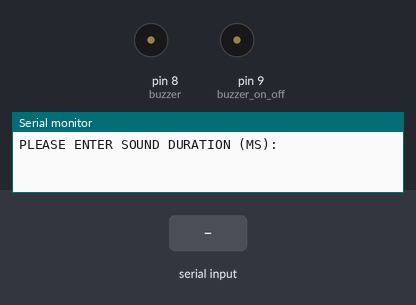
Bench run of a sketch on a simulated Arduino Uno, built with avr-gcc and run on an emulated ATmega328P. Shown: buzzer (waves = sounding, pin HIGH), the last lines printed to the serial monitor. The test bench sets the inputs (shaded band).

Above: at 1.2 s.
1.3 s: "90,45,200,10\n" received over Serial
At 2.53 s:
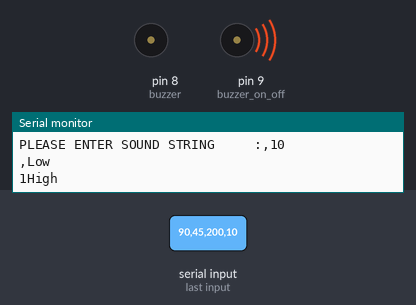
4.3 s: "90,45,200\n" received over Serial
At 5.5 s:
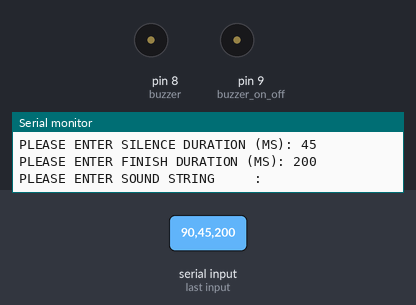
5.8 s: "30,150\n" received over Serial
At 8.2 s:
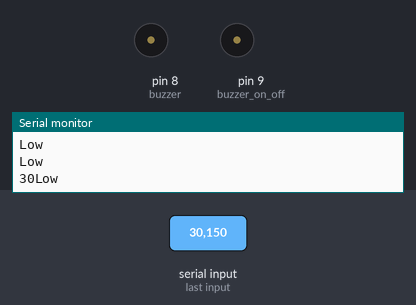
Timing chart, 0 to 14.8 s (numbered marks = the images above; inputs shaded):
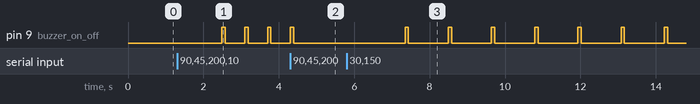

Measured:
- after the input at 1.3 s, pin 9 (buzzer_on_off): alternates HIGH for 0.09 s and LOW for 0.52 s, starting after 1.2 s
- after the input at 4.3 s, pin 9 (buzzer_on_off): goes on until 4.4 s, then stays LOW
- after the input at 5.8 s, pin 9 (buzzer_on_off): alternates HIGH for 0.09 s and LOW for 1.1 s, starting after 1.5 s

The sketch:

buzzer2.ino
```cpp
int buzzer = 8;
int buzzer_on_off = 9;
int soundDuration;
int silenceDuration;
int finishDuration;
String soundString;
int str_len ;
String temp;

void setup() {
  pinMode(buzzer,OUTPUT);
  pinMode(buzzer_on_off,OUTPUT);
  Serial.begin(9600);
  digitalWrite(buzzer_on_off,LOW);

}

void loop() {


  Serial.print("PLEASE ENTER SOUND DURATION (MS): ");
  while(Serial.available() ==0){}
  soundDuration=Serial.parseInt();
  Serial.println(soundDuration);

  Serial.print("PLEASE ENTER SILENCE DURATION (MS): ");
  while(Serial.available() ==0){}
  silenceDuration=Serial.parseInt();
  Serial.println(silenceDuration);

  Serial.print("PLEASE ENTER FINISH DURATION (MS): ");
  while(Serial.available() ==0){}
  finishDuration=Serial.parseInt();
  Serial.println(finishDuration);

 Serial.print("PLEASE ENTER SOUND STRING     :");
  while(Serial.available() ==0){}
  soundString=Serial.readString();
  Serial.println(soundString);


  while(Serial.available() == 0)
  {
    for(int i=0; i<soundString.length(); i++){
      Serial.print(soundString[i]);
      temp=soundString[i];
      if(temp.toInt()==1){
          digitalWrite(buzzer_on_off,HIGH);
          Serial.println("High");
       }
      else if(temp.toInt()==0) {
          digitalWrite(buzzer_on_off,LOW);
           Serial.println("Low");
       }
       if(i==soundString.length()-1){

          digitalWrite(buzzer_on_off,LOW);
        }
       else{
          delay(soundDuration);
          digitalWrite(buzzer_on_off,LOW);
          delay(silenceDuration);
         }

    }
    delay(finishDuration);
  }


// tone(buzzer, 1000); // tone() is the main function to use with a buzzer, it takes 2 or 3 parameteres (buzzer pin, sound frequency, duration)
// delay(1000);
// tone(buzzer, 2000); // You can also use noTone() to stop the sound it takes 1 parametere which is the buzzer pin
// delay(1000);

}
```
